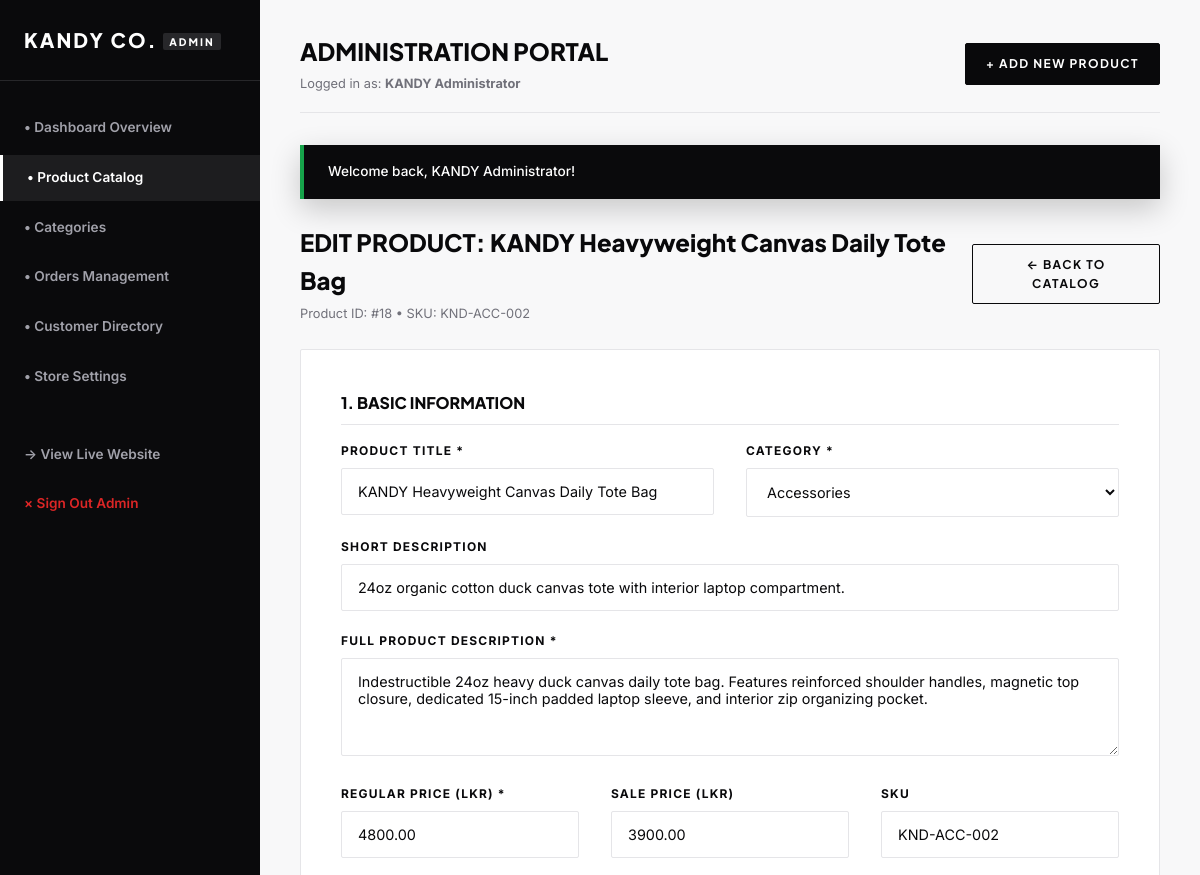
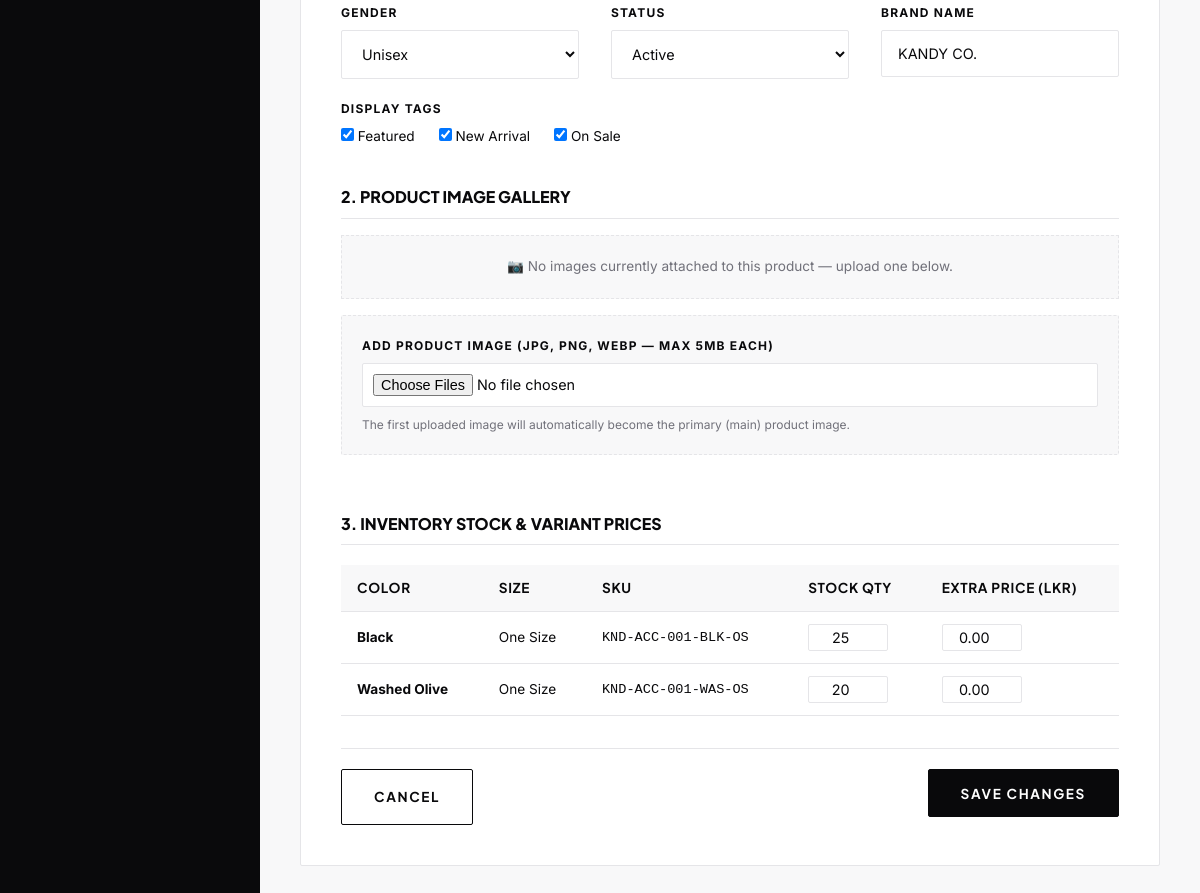
The app's page /admin/edit-product.php?id=18 (signed in) with its own data (2 pictures, top to bottom).
### tables this page shows
CREATE TABLE `products` (
  `id` INT AUTO_INCREMENT PRIMARY KEY,
  `category_id` INT NOT NULL,
  `title` VARCHAR(150) NOT NULL,
  `slug` VARCHAR(150) NOT NULL UNIQUE,
  `description` TEXT NOT NULL,
  `short_description` TEXT DEFAULT NULL,
  `sku` VARCHAR(50) NOT NULL UNIQUE,
  `gender` ENUM('Men', 'Women', 'Unisex') DEFAULT 'Unisex',
  `price` DECIMAL(10,2) NOT NULL,
  `sale_price` DECIMAL(10,2) DEFAULT NULL,
  `brand` VARCHAR(50) DEFAULT 'KANDY CO.',
  `status` ENUM('Active', 'Draft', 'Out of Stock') DEFAULT 'Active',
  `is_featured` TINYINT(1) DEFAULT 0,
  `is_new_arrival` TINYINT(1) DEFAULT 0,
  `is_on_sale` TINYINT(1) DEFAULT 0,
  `created_at` DATETIME DEFAULT CURRENT_TIMESTAMP,
  `updated_at` DATETIME DEFAULT CURRENT_TIMESTAMP ON UPDATE CURRENT_TIMESTAMP,
  FOREIGN KEY (`category_id`) REFERENCES `categories`(`id`) ON DELETE CASCADE
);

CREATE TABLE `categories` (
  `id` INT AUTO_INCREMENT PRIMARY KEY,
  `name` VARCHAR(100) NOT NULL,
  `slug` VARCHAR(100) NOT NULL UNIQUE,
  `description` TEXT DEFAULT NULL,
  `image_path` VARCHAR(255) DEFAULT NULL,
  `status` ENUM('Active', 'Inactive') DEFAULT 'Active',
  `created_at` DATETIME DEFAULT CURRENT_TIMESTAMP
);

CREATE TABLE `product_variants` (
  `id` INT AUTO_INCREMENT PRIMARY KEY,
  `product_id` INT NOT NULL,
  `size` VARCHAR(20) NOT NULL,
  `color` VARCHAR(50) NOT NULL,
  `color_hex` VARCHAR(10) DEFAULT '#000000',
  `sku` VARCHAR(60) DEFAULT NULL,
  `stock_quantity` INT NOT NULL DEFAULT 0,
  `additional_price` DECIMAL(10,2) DEFAULT 0.00,
  `created_at` DATETIME DEFAULT CURRENT_TIMESTAMP,
  `updated_at` DATETIME DEFAULT CURRENT_TIMESTAMP ON UPDATE CURRENT_TIMESTAMP,
  FOREIGN KEY (`product_id`) REFERENCES `products`(`id`) ON DELETE CASCADE
);

### includes/functions.php (called while the page is built, shortened)
<?php
function e($string) {
    return htmlspecialchars($string ?? '', ENT_QUOTES, 'UTF-8');
}

### admin/edit-product.php (the view, shortened to what this page needs)
<?php
require_once __DIR__ . '/../config/database.php';
require_once __DIR__ . '/../includes/functions.php';
$productId = isset($_GET['id']) ? (int)$_GET['id'] : 0;
$product = $pdo->prepare("SELECT * FROM products WHERE id = ?");
$product->execute([$productId]);
$product = $product->fetch();
$categories = $pdo->query("SELECT * FROM categories ORDER BY name ASC")->fetchAll();
$images     = $pdo->query(
    "SELECT * FROM product_images WHERE product_id = {$productId}
     ORDER BY is_primary DESC, sort_order ASC"
)->fetchAll();
$variants   = $pdo->query(
    "SELECT * FROM product_variants WHERE product_id = {$productId}
     ORDER BY color ASC, size ASC"
)->fetchAll();
require_once __DIR__ . '/includes/header.php';
?>
<div style="max-width: 960px; margin: 0 auto;">
    <div style="display: flex; justify-content: space-between; align-items: center; margin-bottom: 24px;">
        <div>
            <h3 style="font-family: var(--font-heading); font-size: 1.5rem; font-weight: 800;">EDIT PRODUCT: <?= e($product['title']) ?></h3>
            <span style="font-size: 0.8rem; color: var(--text-muted);">Product ID: #<?= $product['id'] ?> &bull; SKU: <?= e($product['sku']) ?></span>
        </div>
        <a href="products.php" class="btn btn-outline btn-sm">&larr; BACK TO CATALOG</a>
    </div>
    <form action="edit-product.php?id=<?= $productId ?>" method="POST" enctype="multipart/form-data" style="background-color: var(--bg-main); padding: 40px; border: 1px solid var(--border-color); border-radius: var(--radius-sm);">
        <h4 style="font-family: var(--font-heading); font-size: 1rem; font-weight: 800; margin-bottom: 16px; padding-bottom: 8px; border-bottom: 1px solid var(--border-color);">1. BASIC INFORMATION</h4>
        <div class="grid grid-2">
            <div class="form-group">
                <label class="form-label">PRODUCT TITLE *</label>
                <input type="text" name="title" class="form-input" required value="<?= e($product['title']) ?>">
            </div>
            <div class="form-group">
                <label class="form-label">CATEGORY *</label>
                <select name="category_id" class="form-select" required>
                    <?php foreach ($categories as $cat): ?>
                        <option value="<?= $cat['id'] ?>" <?= $product['category_id'] == $cat['id'] ? 'selected' : '' ?>><?= e($cat['name']) ?></option>
                    <?php endforeach; ?>
                </select>
            </div>
        </div>
        <div class="form-group">
            <label class="form-label">SHORT DESCRIPTION</label>
            <input type="text" name="short_description" class="form-input" value="<?= e($product['short_description']) ?>">
        </div>
        <div class="form-group">
            <label class="form-label">FULL PRODUCT DESCRIPTION *</label>
            <textarea name="description" class="form-textarea" rows="4" required><?= e($product['description']) ?></textarea>
        </div>
        <div class="grid grid-3">
            <div class="form-group">
                <label class="form-label">REGULAR PRICE (LKR) *</label>
                <input type="number" step="0.01" name="price" class="form-input" required value="<?= e($product['price']) ?>">
            </div>
            <div class="form-group">
                <label class="form-label">SALE PRICE (LKR)</label>
                <input type="number" step="0.01" name="sale_price" class="form-input" value="<?= e($product['sale_price']) ?>">
            </div>
            <div class="form-group">
                <label class="form-label">SKU</label>
                <input type="text" name="sku" class="form-input" value="<?= e($product['sku']) ?>">
            </div>
        </div>
        <div class="grid grid-3">
            <div class="form-group">
                <label class="form-label">GENDER</label>
                <select name="gender" class="form-select">
                    <option value="Unisex" <?= $product['gender'] === 'Unisex' ? 'selected' : '' ?>>Unisex</option>
                </select>
            </div>
            <div class="form-group">
                <label class="form-label">STATUS</label>
                <select name="status" class="form-select">
                    <option value="Active"       <?= $product['status'] === 'Active'       ? 'selected' : '' ?>>Active</option>
                </select>
            </div>
            <div class="form-group">
                <label class="form-label">BRAND NAME</label>
                <input type="text" name="brand" class="form-input" value="<?= e($product['brand']) ?>">
            </div>
        </div>
        <div class="form-group">
            <label class="form-label">DISPLAY TAGS</label>
            <div style="display: flex; gap: 24px; font-size: 0.85rem;">
                <label><input type="checkbox" name="is_featured"   value="1" <?= $product['is_featured']   ? 'checked' : '' ?>> Featured</label>
                <label><input type="checkbox" name="is_new_arrival" value="1" <?= $product['is_new_arrival'] ? 'checked' : '' ?>> New Arrival</label>
                <label><input type="checkbox" name="is_on_sale"    value="1" <?= $product['is_on_sale']    ? 'checked' : '' ?>> On Sale</label>
            </div>
        </div>
        <h4 style="font-family: var(--font-heading); font-size: 1rem; font-weight: 800; margin-top: 36px; margin-bottom: 16px; padding-bottom: 8px; border-bottom: 1px solid var(--border-color);">2. PRODUCT IMAGE GALLERY</h4>
        <?php if (!empty($images)): ?>
            <p style="font-size: 0.8rem; color: var(--text-muted); margin-bottom: 12px;">Current images — click <strong>Set as Main</strong> to change the primary image, or <strong>DELETE</strong> to permanently remove it.</p>
            <div style="display: flex; gap: 16px; flex-wrap: wrap; margin-bottom: 24px;">
                <?php foreach ($images as $img): ?>
                    <div style="width: 150px; border: 2px solid <?= $img['is_primary'] ? 'var(--text-primary)' : 'var(--border-color)' ?>; padding: 10px; background-color: var(--bg-alt); text-align: center;">
                        <img src="<?= getImageUrl($img['image_path'], $product['title']) ?>"
                             alt="Product image"
                             style="width: 100%; height: 140px; object-fit: cover; margin-bottom: 8px;">
                        <?php if ($img['is_primary']): ?>
                            <span class="badge-tag" style="display: block; margin-bottom: 6px; background-color: var(--text-primary);">&#9733; MAIN IMAGE</span>
                        <?php else: ?>
                            <a href="edit-product.php?id=<?= $productId ?>&img_action=primary&img_id=<?= $img['id'] ?>"
                               style="display: block; font-size: 0.75rem; text-decoration: underline; margin-bottom: 6px;">Set as Main</a>
                        <?php endif; ?>
                        <div style="display: flex; align-items: center; justify-content: center; gap: 4px; font-size: 0.75rem; margin-bottom: 6px;">
                            <span>Rank:</span>
                            <input type="number" name="sort_order[<?= $img['id'] ?>]" value="<?= $img['sort_order'] ?>"
                                   style="width: 40px; text-align: center; border: 1px solid var(--border-color); padding: 2px;">
                        </div>
                        <a href="edit-product.php?id=<?= $productId ?>&img_action=delete&img_id=<?= $img['id'] ?>"
                           onclick="return confirm('Permanently delete this image file from the server?');"
                           style="color: var(--danger); font-size: 0.75rem; text-decoration: underline; font-weight: 700;">DELETE FILE</a>
                    </div>
                <?php endforeach; ?>
            </div>
        <?php else: ?>
            <div style="background-color: var(--bg-alt); padding: 20px; border: 1px dashed var(--border-color); margin-bottom: 16px; text-align: center;">
                <p style="font-size: 0.85rem; color: var(--text-muted); margin-bottom: 0;">
                    &#128247; No images currently attached to this product — upload one below.
                </p>
            </div>
        <?php endif; ?>
        <div class="form-group" style="background-color: var(--bg-alt); padding: 20px; border: 1px dashed var(--border-color); border-radius: var(--radius-sm);">
            <label class="form-label">
                <?= empty($images) ? 'ADD PRODUCT IMAGE (JPG, PNG, WEBP — max 5MB each)' : 'UPLOAD ADDITIONAL IMAGES (JPG, PNG, WEBP — max 5MB each)' ?>
            </label>
            <input type="file" name="new_images[]" id="newImagesInput" multiple accept=".jpg,.jpeg,.png,.webp"
                   class="form-input" style="padding: 10px; background: var(--bg-main);">
            <p style="font-size: 0.75rem; color: var(--text-muted); margin-top: 8px;">
                <?php if (empty($images)): ?>
                    The first uploaded image will automatically become the primary (main) product image.
                <?php else: ?>
                    New images will be added to the gallery. Use "Set as Main" to change which image is displayed first.
                <?php endif; ?>
            </p>
        </div>
        <h4 style="font-family: var(--font-heading); font-size: 1rem; font-weight: 800; margin-top: 36px; margin-bottom: 16px; padding-bottom: 8px; border-bottom: 1px solid var(--border-color);">3. INVENTORY STOCK &amp; VARIANT PRICES</h4>
        <?php if (!empty($variants)): ?>
            <table class="table-style" style="font-size: 0.85rem; margin-bottom: 24px;">
                <thead>
                    <tr>
                        <th>COLOR</th>
                        <th>SIZE</th>
                        <th>SKU</th>
                        <th>STOCK QTY</th>
                        <th>EXTRA PRICE (LKR)</th>
                    </tr>
                </thead>
                <tbody>
                    <?php foreach ($variants as $var): ?>
                        <tr>
                            <td><strong><?= e($var['color']) ?></strong></td>
                            <td><?= e($var['size']) ?></td>
                            <td><code><?= e($var['sku']) ?></code></td>
                            <td>
                                <input type="number"
                                       name="variant_stock[<?= $var['id'] ?>][stock]"
                                       value="<?= $var['stock_quantity'] ?>"
                                       min="0"
                                       class="form-input"
                                       style="width: 80px; padding: 4px; text-align: center;">
                            </td>
                            <td>
                                <input type="number" step="0.01"
                                       name="variant_stock[<?= $var['id'] ?>][extra_price]"
                                       value="<?= $var['additional_price'] ?>"
                                       class="form-input"
                                       style="width: 80px; padding: 4px; text-align: center;">
                            </td>
                        </tr>
                    <?php endforeach; ?>
                </tbody>
            </table>
        <?php else: ?>
            <p style="font-size: 0.85rem; color: var(--text-muted); margin-bottom: 24px;">No variants defined for this product.</p>
        <?php endif; ?>
        <div style="display: flex; justify-content: space-between; margin-top: 32px; padding-top: 20px; border-top: 1px solid var(--border-color);">
            <a href="products.php" class="btn btn-outline">CANCEL</a>
            <button type="submit" class="btn btn-primary" style="height: 48px;">SAVE CHANGES</button>
        </div>
    </form>
</div>
<?php require_once __DIR__ . '/includes/footer.php'; ?>

### assets/css/style.css (style rules this page uses)
:root { --bg-main: #FFFFFF; --bg-alt: #F8F8F9; --bg-dark: #0A0A0C; --bg-card: #FAFBFB; --border-color: #E5E5E8; --border-dark: #27272A; --text-primary: #09090B; --text-muted: #71717A; --text-light: #A1A1AA; --text-inverse: #FFFFFF; --accent: #18181B; --accent-hover: #27272A; --sale-color: #D97706; --danger: #DC2626; --success: #16A34A; --font-heading: 'Plus Jakarta Sans', -apple-system, BlinkMacSystemFont, sans-serif; --font-body: 'Inter', -apple-system, BlinkMacSystemFont, sans-serif; --header-height: 80px; --container-max: 1440px; --radius-sm: 2px; --radius: 4px; --transition: all 0.3s cubic-bezier(0.16, 1, 0.3, 1); }
*, *::before, *::after { box-sizing: border-box; margin: 0; padding: 0; }
html { font-size: 16px; scroll-behavior: smooth; }
body { font-family: var(--font-body); background-color: var(--bg-main); color: var(--text-primary); line-height: 1.6; -webkit-font-smoothing: antialiased; overflow-x: hidden; }
a { color: inherit; text-decoration: none; transition: var(--transition); }
button, input, select, textarea { font-family: inherit; font-size: inherit; color: inherit; border: none; background: none; outline: none; }
button { cursor: pointer; }
.grid { display: grid; gap: 32px; }
.grid-2 { grid-template-columns: repeat(2, 1fr); }
.grid-3 { grid-template-columns: repeat(3, 1fr); }
.btn { display: inline-flex; align-items: center; justify-content: center; padding: 16px 32px; font-family: var(--font-heading); font-size: 0.85rem; font-weight: 700; letter-spacing: 0.12em; text-transform: uppercase; border-radius: var(--radius-sm); transition: var(--transition); text-align: center; }
.btn-primary { background-color: var(--text-primary); color: var(--text-inverse); border: 1px solid var(--text-primary); }
.btn-outline { background-color: transparent; color: var(--text-primary); border: 1px solid var(--text-primary); }
.btn-sm { padding: 10px 20px; font-size: 0.75rem; }
.form-group { margin-bottom: 20px; }
.form-label { display: block; font-size: 0.75rem; font-weight: 700; letter-spacing: 0.1em; text-transform: uppercase; color: var(--text-primary); margin-bottom: 8px; }
.form-input, .form-select, .form-textarea { width: 100%; padding: 14px 16px; font-size: 0.9rem; border: 1px solid var(--border-color); background-color: var(--bg-main); color: var(--text-primary); border-radius: var(--radius-sm); transition: var(--transition); }
.table-style { width: 100%; border-collapse: collapse; margin-top: 20px; }
.table-style th, .table-style td { padding: 12px 16px; border-bottom: 1px solid var(--border-color); text-align: left; font-size: 0.85rem; }
.table-style th { font-family: var(--font-heading); font-weight: 700; letter-spacing: 0.05em; background-color: var(--bg-alt); }

### admin/includes/header.php (style rules this page uses)
body { background-color: var(--bg-alt); min-height: 100vh; }

### records on screen
products: title "KANDY Heavyweight Canvas Daily Tote Bag", id "18", sku "KND-ACC-002", category_id "Accessories", short_description "24oz organic cotton duck canvas tote with interior laptop compartment.", description "Indestructible 24oz heavy duck canvas daily tote bag. Features reinforced shoulder handles, magnetic top closure, dedicated 15-inch padded laptop sleeve, and interior zip organizing pocket.", price "4800.00", sale_price "3900.00", gender "Unisex", status "Active", brand "KANDY CO.", is_featured "☑", is_new_arrival "☑", is_on_sale "☑"
product_variants: color "Black", size "One Size", sku "KND-ACC-001-BLK-OS", stock_quantity "25", additional_price "0.00"
product_variants: color "Washed Olive", size "One Size", sku "KND-ACC-001-WAS-OS", stock_quantity "20", additional_price "0.00"

### other values on screen
$adminUsername "KANDY Administrator"
$flash['message'] "Welcome back, KANDY Administrator!"
